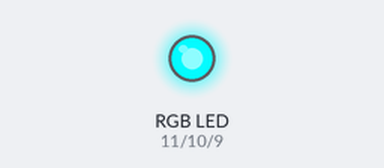
The sketch below on a simulated Arduino Uno, built with avr-gcc and run on an emulated ATmega328P. On the bench: an RGB LED mixed from three pins (HIGH = lit).

Above: at 0.05 s.
At 0.9 s:
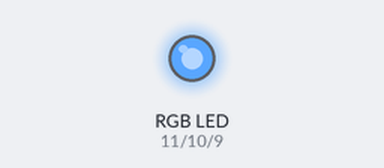
At 1.8 s:
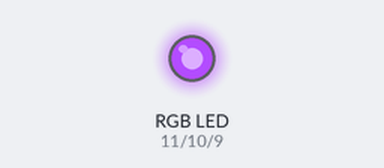
At 3.6 s:
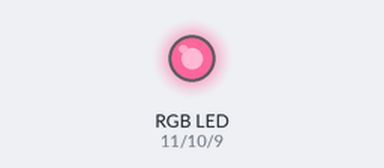
At 5.4 s:
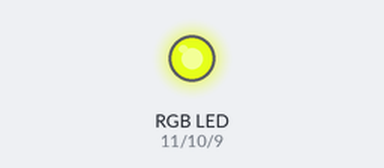
At 7.2 s:
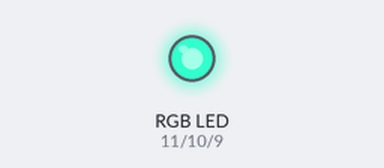
Timing chart, 0 to 10.0 s (numbered marks = the images above):
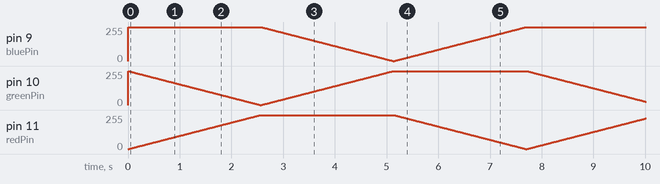

The sketch:

rainbowRGB_Rozwiazanie.ino
```cpp
int redPin = 11;
int greenPin = 10;
int bluePin = 9;
int delayTime = 10;

// usuń komentarz dla diody ze wspólną anodą
#define COMMON_ANODE

void setup() {
  pinMode(redPin, OUTPUT);
  pinMode(greenPin, OUTPUT);
  pinMode(bluePin, OUTPUT);
}

void loop() {
  for (int i = 0; i < 256; i++) {
    setColor(255 - i, i, 0);
    delay(delayTime);
  }

  for (int i = 0; i < 256; i++) {
    setColor(0, 255 - i, i);
    delay(delayTime);
  }

  for (int i = 0; i < 256; i++) {
    setColor(i, 0, 255 - i);
    delay(delayTime);
  }
}

void setColor(int red, int green, int blue)
{
#ifdef COMMON_ANODE
  red = 255 - red;
  green = 255 - green;
  blue = 255 - blue;
#endif
  analogWrite(redPin, red);
  analogWrite(greenPin, green);
  analogWrite(bluePin, blue);
}
```
